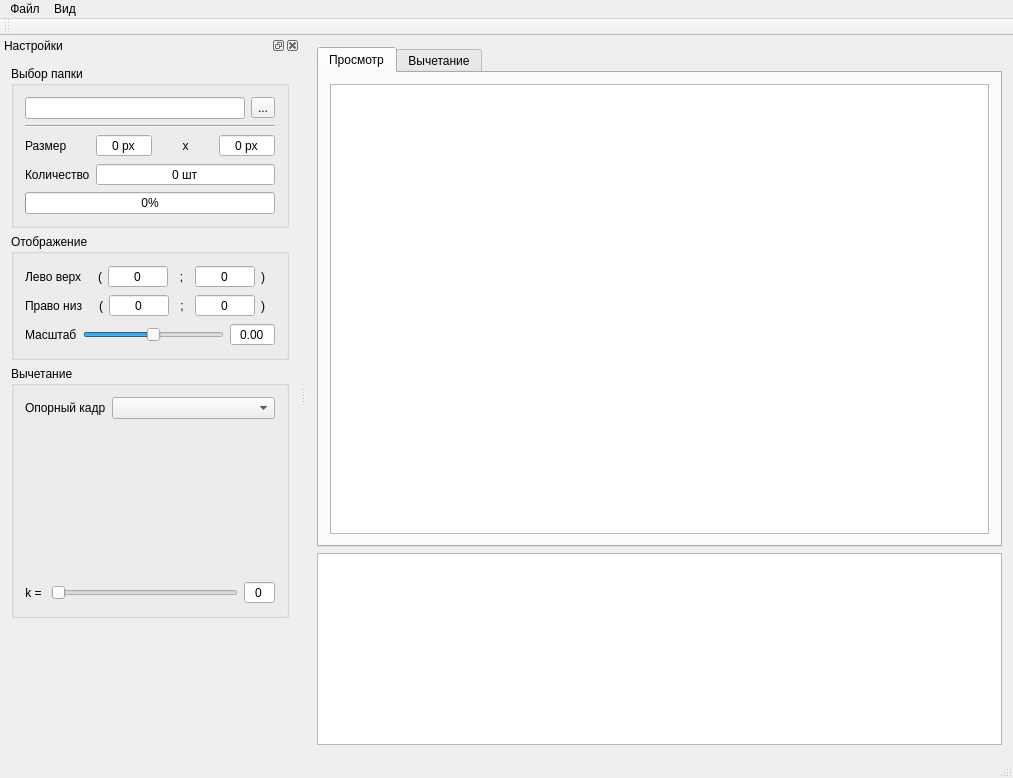
<?xml version="1.0" encoding="UTF-8"?>
<ui version="4.0">
 <class>MainWindow</class>
 <widget class="QMainWindow" name="MainWindow">
  <property name="geometry">
   <rect>
    <x>0</x>
    <y>0</y>
    <width>1013</width>
    <height>778</height>
   </rect>
  </property>
  <property name="windowTitle">
   <string>Отбор резких изображений</string>
  </property>
  <property name="windowIcon">
   <iconset resource="sources.qrc">
    <normaloff>:/icons/favicon.ico</normaloff>:/icons/favicon.ico</iconset>
  </property>
  <widget class="QWidget" name="centralWidget">
   <layout class="QVBoxLayout" name="verticalLayout_5">
    <item>
     <widget class="QTabWidget" name="tabWidget">
      <property name="sizePolicy">
       <sizepolicy hsizetype="Expanding" vsizetype="Minimum">
        <horstretch>0</horstretch>
        <verstretch>0</verstretch>
       </sizepolicy>
      </property>
      <property name="currentIndex">
       <number>0</number>
      </property>
      <widget class="QWidget" name="view_tab">
       <attribute name="title">
        <string>Просмотр</string>
       </attribute>
       <layout class="QVBoxLayout" name="verticalLayout_3">
        <item>
         <widget class="QGraphicsView" name="vie_gv">
          <property name="sizePolicy">
           <sizepolicy hsizetype="Expanding" vsizetype="Minimum">
            <horstretch>0</horstretch>
            <verstretch>0</verstretch>
           </sizepolicy>
          </property>
         </widget>
        </item>
       </layout>
      </widget>
      <widget class="QWidget" name="diff_tab">
       <attribute name="title">
        <string>Вычетание</string>
       </attribute>
       <layout class="QVBoxLayout" name="verticalLayout_6">
        <item>
         <widget class="QGraphicsView" name="diff_gv"/>
        </item>
       </layout>
      </widget>
     </widget>
    </item>
    <item>
     <widget class="QTableView" name="tableView">
      <property name="sizePolicy">
       <sizepolicy hsizetype="Expanding" vsizetype="Maximum">
        <horstretch>0</horstretch>
        <verstretch>0</verstretch>
       </sizepolicy>
      </property>
      <property name="editTriggers">
       <set>QAbstractItemView::NoEditTriggers</set>
      </property>
      <property name="selectionMode">
       <enum>QAbstractItemView::SingleSelection</enum>
      </property>
      <property name="selectionBehavior">
       <enum>QAbstractItemView::SelectColumns</enum>
      </property>
      <property name="textElideMode">
       <enum>Qt::ElideMiddle</enum>
      </property>
      <property name="showGrid">
       <bool>false</bool>
      </property>
      <attribute name="horizontalHeaderVisible">
       <bool>false</bool>
      </attribute>
      <attribute name="verticalHeaderVisible">
       <bool>false</bool>
      </attribute>
     </widget>
    </item>
   </layout>
  </widget>
  <widget class="QMenuBar" name="menuBar">
   <property name="geometry">
    <rect>
     <x>0</x>
     <y>0</y>
     <width>1013</width>
     <height>21</height>
    </rect>
   </property>
   <widget class="QMenu" name="menu_file">
    <property name="title">
     <string>Файл</string>
    </property>
    <addaction name="action_openDir"/>
    <addaction name="separator"/>
    <addaction name="action_exit"/>
   </widget>
   <widget class="QMenu" name="menu">
    <property name="title">
     <string>Вид</string>
    </property>
    <addaction name="action_previous"/>
    <addaction name="action_next"/>
    <addaction name="action_first"/>
    <addaction name="action_last"/>
    <addaction name="separator"/>
    <addaction name="action_zoomIn"/>
    <addaction name="action_zoomOut"/>
   </widget>
   <addaction name="menu_file"/>
   <addaction name="menu"/>
  </widget>
  <widget class="QToolBar" name="mainToolBar">
   <attribute name="toolBarArea">
    <enum>TopToolBarArea</enum>
   </attribute>
   <attribute name="toolBarBreak">
    <bool>false</bool>
   </attribute>
  </widget>
  <widget class="QStatusBar" name="statusBar"/>
  <widget class="QDockWidget" name="settings_dock">
   <property name="minimumSize">
    <size>
     <width>300</width>
     <height>559</height>
    </size>
   </property>
   <property name="windowTitle">
    <string>Настройки</string>
   </property>
   <attribute name="dockWidgetArea">
    <number>1</number>
   </attribute>
   <widget class="QWidget" name="settings_dockCtnt">
    <property name="minimumSize">
     <size>
      <width>200</width>
      <height>0</height>
     </size>
    </property>
    <layout class="QVBoxLayout" name="verticalLayout_4">
     <item>
      <widget class="QGroupBox" name="dir_gb">
       <property name="title">
        <string>Выбор папки</string>
       </property>
       <layout class="QVBoxLayout" name="verticalLayout">
        <item>
         <layout class="QHBoxLayout" name="dirPath_H_lyt">
          <item>
           <widget class="QLineEdit" name="dirPath_le"/>
          </item>
          <item>
           <widget class="QToolButton" name="dirPath_btn">
            <property name="text">
             <string>...</string>
            </property>
           </widget>
          </item>
         </layout>
        </item>
        <item>
         <widget class="Line" name="dir_H_line">
          <property name="orientation">
           <enum>Qt::Horizontal</enum>
          </property>
         </widget>
        </item>
        <item>
         <layout class="QFormLayout" name="imgsSizeCnt_lyt">
          <item row="0" column="0">
           <widget class="QLabel" name="imgSize_lbl">
            <property name="text">
             <string>Размер</string>
            </property>
            <property name="buddy">
             <cstring>imgSizeW_sb</cstring>
            </property>
           </widget>
          </item>
          <item row="0" column="1">
           <layout class="QHBoxLayout" name="imgSize_H_lyt">
            <item>
             <widget class="QSpinBox" name="imgSizeW_sb">
              <property name="alignment">
               <set>Qt::AlignCenter</set>
              </property>
              <property name="readOnly">
               <bool>true</bool>
              </property>
              <property name="buttonSymbols">
               <enum>QAbstractSpinBox::NoButtons</enum>
              </property>
              <property name="suffix">
               <string> px</string>
              </property>
             </widget>
            </item>
            <item>
             <widget class="QLabel" name="imgSizeX_lbl">
              <property name="text">
               <string>x</string>
              </property>
              <property name="alignment">
               <set>Qt::AlignCenter</set>
              </property>
              <property name="buddy">
               <cstring>imgSizeH_sb</cstring>
              </property>
             </widget>
            </item>
            <item>
             <widget class="QSpinBox" name="imgSizeH_sb">
              <property name="alignment">
               <set>Qt::AlignCenter</set>
              </property>
              <property name="readOnly">
               <bool>true</bool>
              </property>
              <property name="buttonSymbols">
               <enum>QAbstractSpinBox::NoButtons</enum>
              </property>
              <property name="suffix">
               <string> px</string>
              </property>
             </widget>
            </item>
           </layout>
          </item>
          <item row="1" column="0">
           <widget class="QLabel" name="imgCnt_lbl">
            <property name="text">
             <string>Количество</string>
            </property>
            <property name="buddy">
             <cstring>imgCnt_sb</cstring>
            </property>
           </widget>
          </item>
          <item row="1" column="1">
           <widget class="QSpinBox" name="imgCnt_sb">
            <property name="alignment">
             <set>Qt::AlignCenter</set>
            </property>
            <property name="readOnly">
             <bool>true</bool>
            </property>
            <property name="buttonSymbols">
             <enum>QAbstractSpinBox::NoButtons</enum>
            </property>
            <property name="suffix">
             <string> шт</string>
            </property>
           </widget>
          </item>
         </layout>
        </item>
        <item>
         <widget class="QProgressBar" name="dir_progress">
          <property name="value">
           <number>0</number>
          </property>
         </widget>
        </item>
       </layout>
      </widget>
     </item>
     <item>
      <widget class="QGroupBox" name="view_gb">
       <property name="title">
        <string>Отображение</string>
       </property>
       <layout class="QVBoxLayout" name="verticalLayout_2">
        <item>
         <layout class="QHBoxLayout" name="tl_H_lyt">
          <item>
           <widget class="QLabel" name="tl_lbl">
            <property name="text">
             <string>Лево верх</string>
            </property>
            <property name="buddy">
             <cstring>tlx_sb</cstring>
            </property>
           </widget>
          </item>
          <item>
           <widget class="QLabel" name="tl_L_lbl">
            <property name="text">
             <string>(</string>
            </property>
            <property name="alignment">
             <set>Qt::AlignRight|Qt::AlignTrailing|Qt::AlignVCenter</set>
            </property>
            <property name="buddy">
             <cstring>tlx_sb</cstring>
            </property>
           </widget>
          </item>
          <item>
           <widget class="QSpinBox" name="tlx_sb">
            <property name="minimumSize">
             <size>
              <width>60</width>
              <height>0</height>
             </size>
            </property>
            <property name="alignment">
             <set>Qt::AlignCenter</set>
            </property>
            <property name="readOnly">
             <bool>true</bool>
            </property>
            <property name="buttonSymbols">
             <enum>QAbstractSpinBox::NoButtons</enum>
            </property>
            <property name="suffix">
             <string/>
            </property>
            <property name="prefix">
             <string/>
            </property>
           </widget>
          </item>
          <item>
           <widget class="QLabel" name="tl_x_lbl">
            <property name="text">
             <string>;</string>
            </property>
            <property name="alignment">
             <set>Qt::AlignCenter</set>
            </property>
            <property name="buddy">
             <cstring>tly_sb</cstring>
            </property>
           </widget>
          </item>
          <item>
           <widget class="QSpinBox" name="tly_sb">
            <property name="minimumSize">
             <size>
              <width>60</width>
              <height>0</height>
             </size>
            </property>
            <property name="alignment">
             <set>Qt::AlignCenter</set>
            </property>
            <property name="readOnly">
             <bool>true</bool>
            </property>
            <property name="buttonSymbols">
             <enum>QAbstractSpinBox::NoButtons</enum>
            </property>
            <property name="suffix">
             <string/>
            </property>
           </widget>
          </item>
          <item>
           <widget class="QLabel" name="tl_R_lbl">
            <property name="text">
             <string>)</string>
            </property>
            <property name="buddy">
             <cstring>tly_sb</cstring>
            </property>
           </widget>
          </item>
         </layout>
        </item>
        <item>
         <layout class="QHBoxLayout" name="br_H_lyt">
          <item>
           <widget class="QLabel" name="br_lbl">
            <property name="text">
             <string>Право низ</string>
            </property>
            <property name="buddy">
             <cstring>brx_sb</cstring>
            </property>
           </widget>
          </item>
          <item>
           <widget class="QLabel" name="br_R_lbl_2">
            <property name="text">
             <string>(</string>
            </property>
            <property name="alignment">
             <set>Qt::AlignRight|Qt::AlignTrailing|Qt::AlignVCenter</set>
            </property>
            <property name="buddy">
             <cstring>brx_sb</cstring>
            </property>
           </widget>
          </item>
          <item>
           <widget class="QSpinBox" name="brx_sb">
            <property name="minimumSize">
             <size>
              <width>60</width>
              <height>0</height>
             </size>
            </property>
            <property name="alignment">
             <set>Qt::AlignCenter</set>
            </property>
            <property name="readOnly">
             <bool>true</bool>
            </property>
            <property name="buttonSymbols">
             <enum>QAbstractSpinBox::NoButtons</enum>
            </property>
            <property name="suffix">
             <string/>
            </property>
            <property name="prefix">
             <string/>
            </property>
           </widget>
          </item>
          <item>
           <widget class="QLabel" name="br_x_lbl">
            <property name="text">
             <string>;</string>
            </property>
            <property name="alignment">
             <set>Qt::AlignCenter</set>
            </property>
            <property name="buddy">
             <cstring>bry_sb</cstring>
            </property>
           </widget>
          </item>
          <item>
           <widget class="QSpinBox" name="bry_sb">
            <property name="minimumSize">
             <size>
              <width>60</width>
              <height>0</height>
             </size>
            </property>
            <property name="alignment">
             <set>Qt::AlignCenter</set>
            </property>
            <property name="readOnly">
             <bool>true</bool>
            </property>
            <property name="buttonSymbols">
             <enum>QAbstractSpinBox::NoButtons</enum>
            </property>
            <property name="suffix">
             <string/>
            </property>
           </widget>
          </item>
          <item>
           <widget class="QLabel" name="br_R_lbl">
            <property name="text">
             <string>)</string>
            </property>
            <property name="buddy">
             <cstring>bry_sb</cstring>
            </property>
           </widget>
          </item>
         </layout>
        </item>
        <item>
         <layout class="QHBoxLayout" name="scale_H_lyt">
          <item>
           <widget class="QLabel" name="label">
            <property name="text">
             <string>Масштаб</string>
            </property>
            <property name="buddy">
             <cstring>scale_sldr</cstring>
            </property>
           </widget>
          </item>
          <item>
           <widget class="QSlider" name="scale_sldr">
            <property name="minimum">
             <number>-100</number>
            </property>
            <property name="maximum">
             <number>100</number>
            </property>
            <property name="orientation">
             <enum>Qt::Horizontal</enum>
            </property>
           </widget>
          </item>
          <item>
           <widget class="QDoubleSpinBox" name="scale_sb">
            <property name="alignment">
             <set>Qt::AlignCenter</set>
            </property>
            <property name="readOnly">
             <bool>true</bool>
            </property>
            <property name="buttonSymbols">
             <enum>QAbstractSpinBox::NoButtons</enum>
            </property>
            <property name="minimum">
             <double>-10.000000000000000</double>
            </property>
            <property name="maximum">
             <double>10.000000000000000</double>
            </property>
           </widget>
          </item>
         </layout>
        </item>
       </layout>
      </widget>
     </item>
     <item>
      <widget class="QGroupBox" name="diff_gb">
       <property name="title">
        <string>Вычетание</string>
       </property>
       <layout class="QVBoxLayout" name="verticalLayout_7">
        <item>
         <layout class="QHBoxLayout" name="baseImg_H_lyt">
          <item>
           <widget class="QLabel" name="baseImg_lbl">
            <property name="sizePolicy">
             <sizepolicy hsizetype="Maximum" vsizetype="Preferred">
              <horstretch>0</horstretch>
              <verstretch>0</verstretch>
             </sizepolicy>
            </property>
            <property name="text">
             <string>Опорный кадр</string>
            </property>
            <property name="buddy">
             <cstring>baseImg_cb</cstring>
            </property>
           </widget>
          </item>
          <item>
           <widget class="QComboBox" name="baseImg_cb"/>
          </item>
         </layout>
        </item>
        <item>
         <widget class="QLabel" name="baseImagPrevie_lbl">
          <property name="minimumSize">
           <size>
            <width>0</width>
            <height>150</height>
           </size>
          </property>
          <property name="text">
           <string/>
          </property>
         </widget>
        </item>
        <item>
         <layout class="QHBoxLayout" name="diffK_H_lyt">
          <item>
           <widget class="QLabel" name="diffK_lbl">
            <property name="text">
             <string>k = </string>
            </property>
            <property name="alignment">
             <set>Qt::AlignRight|Qt::AlignTrailing|Qt::AlignVCenter</set>
            </property>
            <property name="buddy">
             <cstring>diffK_H_sldr</cstring>
            </property>
           </widget>
          </item>
          <item>
           <widget class="QSlider" name="diffK_H_sldr">
            <property name="maximum">
             <number>127</number>
            </property>
            <property name="orientation">
             <enum>Qt::Horizontal</enum>
            </property>
           </widget>
          </item>
          <item>
           <widget class="QSpinBox" name="diffK_sb">
            <property name="alignment">
             <set>Qt::AlignCenter</set>
            </property>
            <property name="readOnly">
             <bool>true</bool>
            </property>
            <property name="buttonSymbols">
             <enum>QAbstractSpinBox::NoButtons</enum>
            </property>
            <property name="maximum">
             <number>127</number>
            </property>
           </widget>
          </item>
         </layout>
        </item>
       </layout>
      </widget>
     </item>
     <item>
      <spacer name="settings_spcr">
       <property name="orientation">
        <enum>Qt::Vertical</enum>
       </property>
       <property name="sizeHint" stdset="0">
        <size>
         <width>20</width>
         <height>466</height>
        </size>
       </property>
      </spacer>
     </item>
    </layout>
   </widget>
  </widget>
  <action name="action_openDir">
   <property name="icon">
    <iconset resource="sources.qrc">
     <normaloff>:/icons/open_folder_ic.png</normaloff>:/icons/open_folder_ic.png</iconset>
   </property>
   <property name="text">
    <string>Открыть папку</string>
   </property>
   <property name="toolTip">
    <string>Открыть папку с исходными изображениямий</string>
   </property>
   <property name="shortcut">
    <string>Ctrl+O</string>
   </property>
  </action>
  <action name="action_exit">
   <property name="icon">
    <iconset resource="sources.qrc">
     <normaloff>:/icons/app_quit_ic.png</normaloff>:/icons/app_quit_ic.png</iconset>
   </property>
   <property name="text">
    <string>Выход</string>
   </property>
   <property name="toolTip">
    <string>Выход из приложения</string>
   </property>
   <property name="shortcut">
    <string>Ctrl+Q</string>
   </property>
  </action>
  <action name="action_next">
   <property name="icon">
    <iconset resource="sources.qrc">
     <normaloff>:/icons/next_ic.png</normaloff>:/icons/next_ic.png</iconset>
   </property>
   <property name="text">
    <string>Следующее изображение</string>
   </property>
   <property name="toolTip">
    <string>Вывод на экран следующего по списку изображения</string>
   </property>
   <property name="shortcut">
    <string>Right</string>
   </property>
  </action>
  <action name="action_previous">
   <property name="icon">
    <iconset resource="sources.qrc">
     <normaloff>:/icons/previous_ic.png</normaloff>:/icons/previous_ic.png</iconset>
   </property>
   <property name="text">
    <string>Предыдущее изображение</string>
   </property>
   <property name="toolTip">
    <string>Вывод на экран предыдущего по списку изображения</string>
   </property>
   <property name="shortcut">
    <string>Left</string>
   </property>
  </action>
  <action name="action_first">
   <property name="icon">
    <iconset resource="sources.qrc">
     <normaloff>:/icons/first_ic.png</normaloff>:/icons/first_ic.png</iconset>
   </property>
   <property name="text">
    <string>Первое изображение</string>
   </property>
   <property name="toolTip">
    <string>Вывод на экран первого  по списку изображения</string>
   </property>
   <property name="shortcut">
    <string>Home</string>
   </property>
  </action>
  <action name="action_last">
   <property name="icon">
    <iconset resource="sources.qrc">
     <normaloff>:/icons/last_ic.png</normaloff>:/icons/last_ic.png</iconset>
   </property>
   <property name="text">
    <string>Последнее изображение</string>
   </property>
   <property name="toolTip">
    <string>Вывод на экран последнего по списку изображения</string>
   </property>
   <property name="shortcut">
    <string>End</string>
   </property>
  </action>
  <action name="action_zoomIn">
   <property name="icon">
    <iconset resource="sources.qrc">
     <normaloff>:/icons/zoom_in_ic.png</normaloff>:/icons/zoom_in_ic.png</iconset>
   </property>
   <property name="text">
    <string>Увеличить</string>
   </property>
   <property name="toolTip">
    <string>Увеличить масштаб изображения</string>
   </property>
   <property name="shortcut">
    <string>Ctrl+=</string>
   </property>
  </action>
  <action name="action_zoomOut">
   <property name="icon">
    <iconset resource="sources.qrc">
     <normaloff>:/icons/zoom_out_ic.png</normaloff>:/icons/zoom_out_ic.png</iconset>
   </property>
   <property name="text">
    <string>Уменьшить</string>
   </property>
   <property name="toolTip">
    <string>Уменьшить масштаб изображения</string>
   </property>
   <property name="shortcut">
    <string>Ctrl+-</string>
   </property>
  </action>
 </widget>
 <layoutdefault spacing="6" margin="11"/>
 <resources>
  <include location="sources.qrc"/>
 </resources>
 <connections>
  <connection>
   <sender>dirPath_btn</sender>
   <signal>clicked()</signal>
   <receiver>action_openDir</receiver>
   <slot>trigger()</slot>
   <hints>
    <hint type="sourcelabel">
     <x>274</x>
     <y>97</y>
    </hint>
    <hint type="destinationlabel">
     <x>-1</x>
     <y>-1</y>
    </hint>
   </hints>
  </connection>
  <connection>
   <sender>diffK_H_sldr</sender>
   <signal>sliderMoved(int)</signal>
   <receiver>diffK_sb</receiver>
   <slot>setValue(int)</slot>
   <hints>
    <hint type="sourcelabel">
     <x>189</x>
     <y>565</y>
    </hint>
    <hint type="destinationlabel">
     <x>279</x>
     <y>564</y>
    </hint>
   </hints>
  </connection>
  <connection>
   <sender>diffK_H_sldr</sender>
   <signal>valueChanged(int)</signal>
   <receiver>diffK_sb</receiver>
   <slot>setValue(int)</slot>
   <hints>
    <hint type="sourcelabel">
     <x>151</x>
     <y>559</y>
    </hint>
    <hint type="destinationlabel">
     <x>272</x>
     <y>558</y>
    </hint>
   </hints>
  </connection>
 </connections>
</ui>
